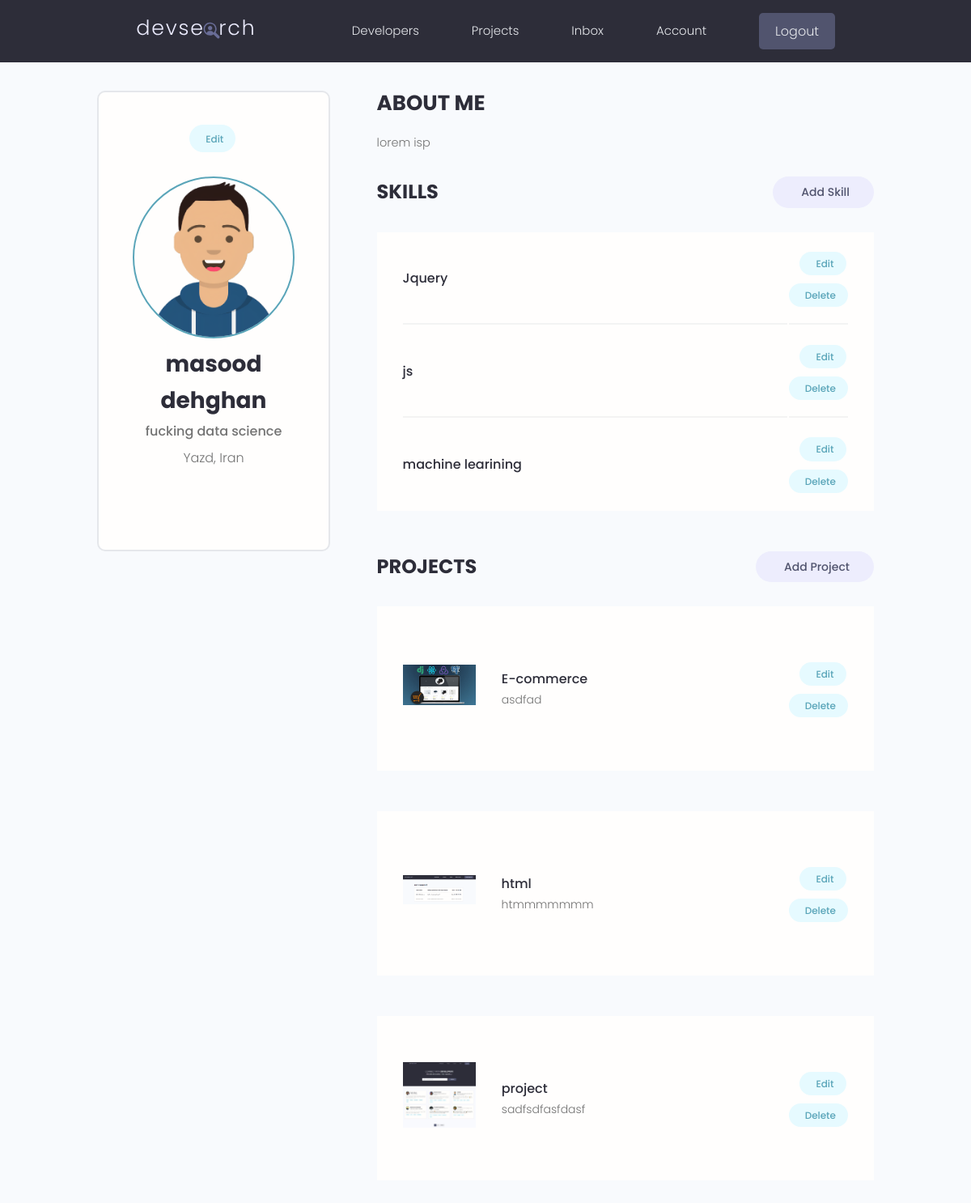
The app's page /account/ (signed in) with its own data.
### users/models.py (models this page shows, shortened)
class Profile(models.Model):
    user = models.OneToOneField(User, on_delete=models.CASCADE, null=True, blank=True)
    name = models.CharField(max_length=200, blank=True, null=True)
    email = models.EmailField(max_length=500, blank=True, null=True)
    username = models.CharField(max_length=200, blank=True, null=True)
    location = models.CharField(max_length=200, blank=True, null=True)
    short_intro = models.CharField(max_length=200, blank=True, null=True)
    bio = models.TextField(blank=True, null=True)
    profile_image = models.ImageField(null=True, blank=True, default='profiles/user-default.png', upload_to='profiles/')
    social_github = models.CharField(max_length=200, blank=True, null=True)
    social_linkedin = models.CharField(max_length=200, blank=True, null=True)
    social_youtube = models.CharField(max_length=200, blank=True, null=True)
    social_twitter = models.CharField(max_length=200, blank=True, null=True)
    social_website = models.CharField(max_length=200, blank=True, null=True)
    created = models.DateTimeField(auto_now_add=True)
    id = models.UUIDField(default=uuid.uuid4, unique=True, primary_key=True, editable=False)

class Skill(models.Model):
    owner = models.ForeignKey(Profile, on_delete=models.CASCADE, null=True, blank=True)
    name = models.CharField(max_length=200, blank=True, null=True)
    description = models.TextField(max_length=300, blank=True, null=True)
    created = models.DateTimeField(auto_now_add=True)
    id = models.UUIDField(default=uuid.uuid4, unique=True, primary_key=True, editable=False)

### projects/models.py (models this page shows, shortened)
class Project(models.Model):
    title = models.CharField(max_length=200)
    description =  models.TextField(null=True, blank=True)
    demo_link = models.CharField(max_length=2000, null=True, blank=True)
    featured_image = models.ImageField(null=True, blank=True, default='default.jpg')
    source_link = models.CharField(max_length=2000, null=True, blank=True)
    tags = models.ManyToManyField('Tag', blank=True)
    vote_total = models.IntegerField(default=0, null=True, blank=True)
    vote_ratio = models.IntegerField(default=0, null=True, blank=True)
    owner = models.ForeignKey(Profile, on_delete=models.SET_NULL, null=True, blank=True)
    created = models.DateTimeField(auto_now_add=True)
    id = models.UUIDField(default=uuid.uuid4, unique=True, primary_key=True, editable=False)
    class Meta:
        ordering = ['-vote_ratio', '-vote_total', 'title']

### users/views.py (the view)
# urls.py: path('account/', views.user_account, name='account'),
@login_required(login_url='login')
def user_account(request):
    profile = request.user.profile
    skills = profile.skill_set.all()
    projects = profile.project_set.all()
    context = {'profile':profile, 'skills':skills, 'projects':projects}
    return render(request, 'users/account.html', context)

### users/templates/users/account.html (shortened to what this page needs)
{% extends 'main.html' %} {% block content %}
<main class="settingsPage profile my-md">
  <div class="container">
    <div class="layout">
      <div class="column column--1of3">
        <div class="card text-center">
          <div class="card__body dev">
            <a
              class="tag tag--pill tag--main settings__btn"
              href="{%url 'edit-account'%}"
              > Edit</a
            >
            <img
              class="avatar avatar--xl dev__avatar"
              src="{{profile.profile_image.url}}"
            />
            <h2 class="dev__name">{{profile.name}}</h2>
            <p class="dev__title">{{profile.short_intro}}</p>
            <p class="dev__location">
              {{profile.location|default_if_none:'no location'}}
            </p>
          </div>
        </div>
      </div>
      <div class="column column--2of3">
        <div class="devInfo">
          <h3 class="devInfo__title">About Me</h3>
          <p class="devInfo__about">{{profile.bio}}</p>
        </div>
        <div class="settings">
          <h3 class="settings__title">Skills</h3>
          <a
            class="tag tag--pill tag--sub settings__btn tag--lg"
            href="{% url 'create-skill' %}"
            > Add Skill</a
          >
        </div>
        <table class="settings__table">
          {% for skill in skills %}
          <tr>
            <td class="settings__tableInfo">
              <h4>{{skill.name}}</h4>
            </td>
            <td class="settings__tableActions">
              <a
                class="tag tag--pill tag--main settings__btn"
                href="{% url 'update-skill' skill.id %}"
                > Edit</a
              >
              <a
                class="tag tag--pill tag--main settings__btn"
                href="{% url 'delete-skill' skill.id %}?next=\account"
                > Delete</a
              >
            </td>
          </tr>
          {% endfor %}
        </table>
        <div class="settings">
          <h3 class="settings__title">Projects</h3>
          <a
            class="tag tag--pill tag--sub settings__btn tag--lg"
            href="{% url 'create-project' %}"
            > Add Project</a
          >
        </div>
        {% for project in projects %}
        <table class="settings__table">
          <tr>
            <td class="settings__thumbnail">
              <a href="{% url 'project' project.id %}"
                ><img
                  src="{{project.featured_image.url}}"
                  alt="Project Thumbnail"
              /></a>
            </td>
            <td class="settings__tableInfo">
              <a href="{% url 'project' project.id %}">{{project.title}}</a>
              <p>{{project.description|slice:'150'}}</p>
            </td>
            <td class="settings__tableActions">
              <a
                class="tag tag--pill tag--main settings__btn"
                href="{% url 'update-project' project.id %}"
                > Edit</a
              >
              <a
                class="tag tag--pill tag--main settings__btn"
                href="{% url 'delete-project' project.id %}?next=/account"
                > Delete</a
              >
            </td>
          </tr>
          {% endfor %}
        </table>
      </div>
    </div>
  </div>
</main>
{% endblock content %}

### static/style/app.css (style rules this page uses)
:root { --color-sub: #2d2d39; }
.card { border: 2px solid var(--color-light); }
img { width: 100%; }
.profile .card > .dev { padding: 4rem; }
.dev__avatar { display: block; margin: auto; }
.dev__name { color: var(--color-sub); font-size: 2.8rem; font-weight: 700; margin-top: 1rem; margin-bottom: 0.5rem; }
.dev__title { font-size: 1.6rem; font-weight: 500; line-height: 1.3; }
.dev__location { margin-top: 1rem; }
.devInfo { margin-bottom: 3rem; }
.devInfo__title, .devInfo__subtitle { font-size: 2.6rem; color: var(--color-sub); text-transform: uppercase; font-weight: 700; margin-bottom: 1.5rem; }
.devInfo__about, .devSkill__info { font-size: 1.45rem; line-height: 1.7; text-align: justify; }
.settingsPage .dev > .settings__btn { display: inline-block; margin-bottom: 3rem; }
.settings { display: flex; justify-content: space-between; align-items: center; }
.settings__title { font-size: 2.4rem; text-transform: uppercase; font-weight: 700; color: var(--color-sub); }
.settings__table { margin-top: 3rem; margin-bottom: 5rem; padding: 0 3rem; background: var(--color-white); }
.settings__table tr { width: 100%; }
.settings__table tr > td { padding: 2rem 0; }
.settings__table tr:not(:last-child) td { border-bottom: 2px solid var(--color-white-light); }
.settings__thumbnail { width: 23%; min-width: 10rem; }
.settings__thumbnail img { padding-right: 3rem; height: 15rem; object-fit: contain; }
.settings__tableInfo { width: 100%; }
.settings__tableInfo h4, .settings__tableInfo a { padding-right: 1rem; width: auto; font-size: 1.6rem; font-weight: 500; color: var(--color-sub); }
.settings__tableInfo p { font-size: 1.4rem; }
.settings__tableActions { text-align: right; }

### static/uikit/styles/modules/_variables.css (style rules this page uses)
:root { --color-main: #5aa5b9; --color-main-light: #e6faff; --color-sub: #3f4156; --color-sub-light: #51546e; --color-sub-lighter: #ededfd; --color-text: #737373; --color-gray: #8b8b8b; --color-light: #e5e7eb; --color-light-gray: #767676; --color-bg: #f8fafd; --color-white: #fffefd; --color-white-light: #f3f3f3; --color-success: #359e64; --color-success-bg: #def8e8; --color-error: #fc4b0b; --color-error-bg: #fff2ee; --font-base: 'Poppins', arial, helvetica, 'Segoe UI', roboto, ubuntu, sans-serif; --font-monospace: 'Fira Code', 'Courier New', courier, monospace; --font-regular: 300; --font-medium: 500; --font-bold: 700; --generic-shadow: 1px 1px 5px #00000010; --generic-transition: all 0.3s ease-in-out; }

### static/uikit/styles/modules/_base.css (style rules this page uses)
* { margin: 0; padding: 0; box-sizing: border-box; text-rendering: optimizeLegibility; color: inherit; font-size: inherit; }
html { font-size: 50%; }
@media only screen and (min-width: 480px) { html { font-size: 56.25%; } }
@media only screen and (min-width: 1200px) { html { font-size: 62.5%; } }
body { line-height: 1.6; font-weight: 400; font-size: 1.5rem; color: var(--color-text); background-color: var(--color-bg); min-height: 100vh; }

### static/uikit/styles/modules/_typography.css (style rules this page uses)
* { font-family: var(--font-base); }
h2 { font-size: 3.6rem; font-weight: var(--font-bold); }
h3 { font-size: 3.2rem; font-weight: var(--font-medium); }
h4 { font-size: 2.8rem; font-weight: var(--font-medium); }
p, span, strong { font-size: 1.6rem; color: var(--color-text); font-weight: var(--font-regular); }
a { padding-bottom: 2px; text-decoration: none; display: inline-block; color: var(--color-main); font-weight: var(--font-medium); }

### static/uikit/styles/modules/_utilities.css (style rules this page uses)
.container { width: 92%; max-width: 165rem; margin: 0 auto; box-sizing: border-box; }
@media screen and (min-width: 1000px) { .container { width: 90%; } }
@media screen and (min-width: 1200px) { .container { width: 80%; } }
.text-center { text-align: center; }
.my-md { margin: 3rem auto; }

### static/uikit/styles/modules/_avatar.css (style rules this page uses)
.avatar { border-radius: 50%; border: 2px solid var(--color-main); object-fit: cover; }
.avatar--xl { height: 20rem; width: 20rem; }

### static/uikit/styles/modules/_card.css (style rules this page uses)
.card { border-radius: 1rem; background-color: var(--color-white); border: 1.5px solid var(--color-light); width: auto; height: auto; margin-top: 0.5rem; margin-bottom: 0.5rem; overflow: hidden; }
.card__body, .card__header { padding: 2rem 2.5rem; }

### static/uikit/styles/modules/_layout.css (style rules this page uses)
.layout { display: flex; flex-flow: row wrap; justify-content: space-between; }
.layout > .column { margin-bottom: 3rem; }
.layout > .column.column--1of3 { flex-basis: 30%; }
.layout > .column.column--2of3 { flex-basis: 64%; }

### records on screen
Profile: profile_image (picture), name "masood dehghan", short_intro "fucking data science", location "Yazd, Iran", bio "lorem isp"
Skill: name "Jquery"
Skill: name "js"
Skill: name "machine learining"
Project: featured_image (picture), title "E-commerce", description "asdfad"
Project: featured_image (picture), title "html", description "htmmmmmmm"
Project: featured_image (picture), title "project", description "sadfsdfasfdasf"
